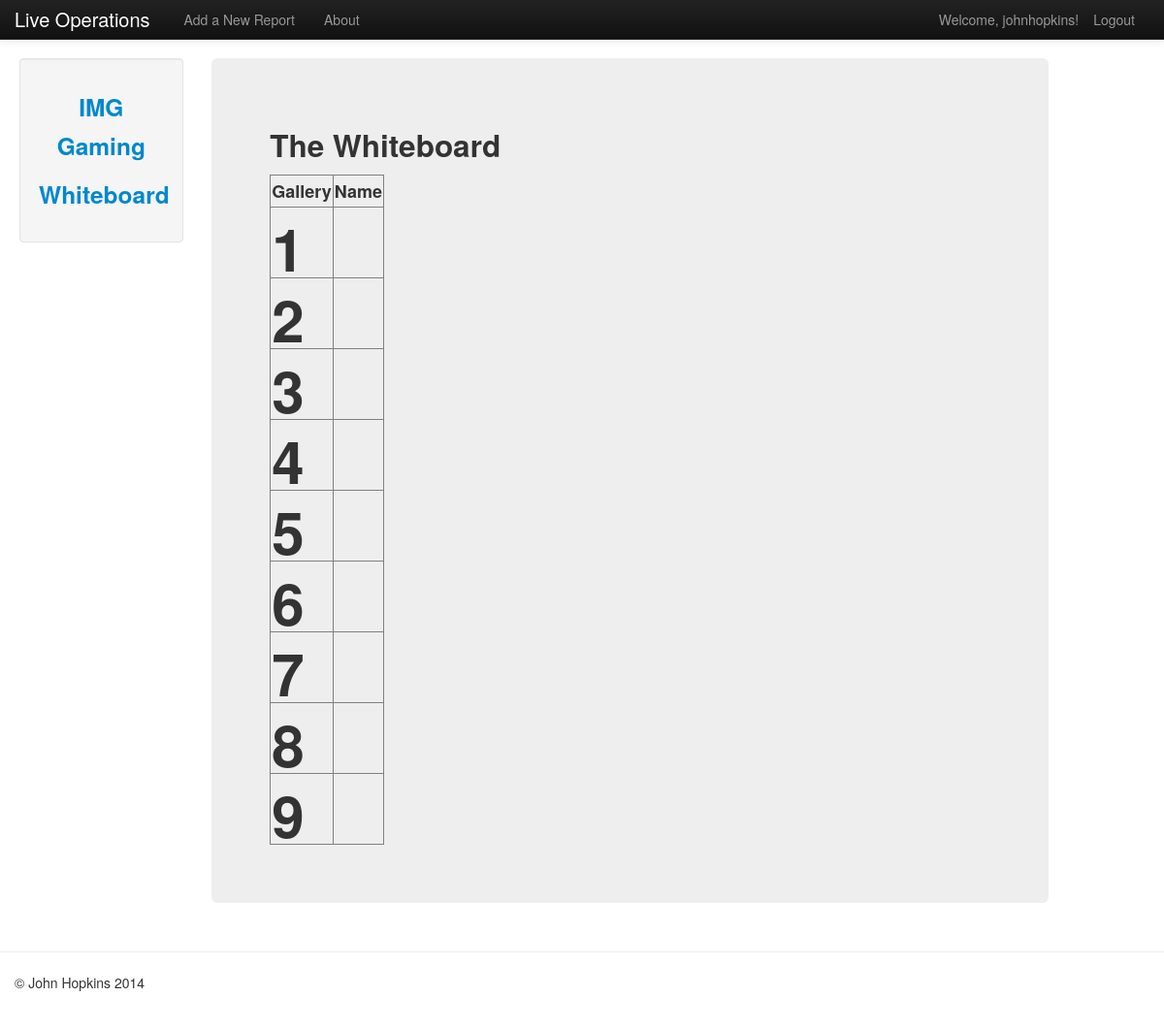
Page /whiteboard/ (signed in) on the committed database.
### whiteboard/models.py (models this page shows, shortened)
class Match(models.Model):
    name = models.CharField(max_length=50, null=True,blank=True)
    bt = models.BooleanField(blank=True)
    adi = models.BooleanField(blank=True)
    isdn = models.CharField(max_length=12, null=True,blank=True)
    sound_eng = models.CharField(max_length=12,null=True,blank=True)
    gallery = models.IntegerField(null=True,blank=True)

### whiteboard/views.py (the view)
def index(request):
    context = RequestContext(request)
    match_list = Match.objects.all()
    context_dict = {'matches': match_list}
    return render_to_response('whiteboard/index.html', context_dict, context)

### templates/whiteboard/index.html (shortened to what this page needs)
{% extends 'base.html' %}
{% load static %}
{% block body_block %}
<div class="hero-unit">
	<h2>The Whiteboard</h2>
    {% if matches %}
    <table border=1>
        <th>Gallery</th><th>Name</th>
        {% for match in matches %}
	    <tr><td><h1>{{match.gallery}}</td><td><h2>{{match.name}}</td></tr>
        {% endfor %}
    </table>
    {% else %}
        There are no matches present
    {% endif %}
</div>
{% endblock %}

### templates/base.html (shortened to what this page needs)
<!DOCTYPE html>
{% load static %}
<html>
    <head>
    	<link href="{% static 'css/bootstrap-fluid-adj.css' %}" rel="stylesheet">
    	<link href="{% static 'css/bootstrap.min.css' %}" rel="stylesheet" media="screen">
    	<link href="{% static 'css/bootstrap-responsive.css' %}" rel="stylesheet">
    </head>
    <body>
	<div class="navbar navbar-inverse navbar-fixed-top">
   <div class="navbar-inner">
       <div class="container">
           <a class="brand" href="/">Live Operations</a>
           <div class="nav-collapse collapse">
               <ul class="nav pull-right">
                   {% if user.is_authenticated %}
                    <li class="navbar-text">Welcome, {{ user.username }}!</li>
                    <li><a href="/IMGGaming/logout/">Logout</a></li>
                   {% else %}
                    <li><a href="/IMGGaming/register/">Register Here</a></li>
                    <li><a href="/IMGGaming/login/">Login</a></li>
                   {% endif %}
               </ul>
               <ul class="nav">
                   {% if user.is_authenticated %}
                    <li><a href="/IMGGaming/add_report/">Add a New Report</a></li>
                   {% endif %}
                   <li><a href="/IMGGaming/about/">About</a></li>
               </ul>
           </div>
       </div>
   </div>
</div>
<div class="container-fluid">
    <div class="row-fluid">
        <div class="span2">
            <div class="well sidebar-nav">
		<a href="/IMGGaming/"><h3 align='center'>IMG Gaming</h3></a>
                <a href="/whiteboard/"><h3 align='center'>Whiteboard</h3></a>
	    </div>
        </div>
        <div class="span9">
		{% block body_block %}
		{% endblock %}
	</div>
    </div>
</div>
<hr>
<footer>
    <div class="container">
        <p>&copy; John Hopkins 2014</p>
    </div>
</footer>
    </body>
</html>

### rows in the picture
Match: gallery "1"
Match: gallery "2"
Match: gallery "3"
Match: gallery "4"
Match: gallery "5"
Match: gallery "6"
Match: gallery "7"
Match: gallery "8"
Match: gallery "9"

### other values in the picture
{{ user.username }} "johnhopkins"
